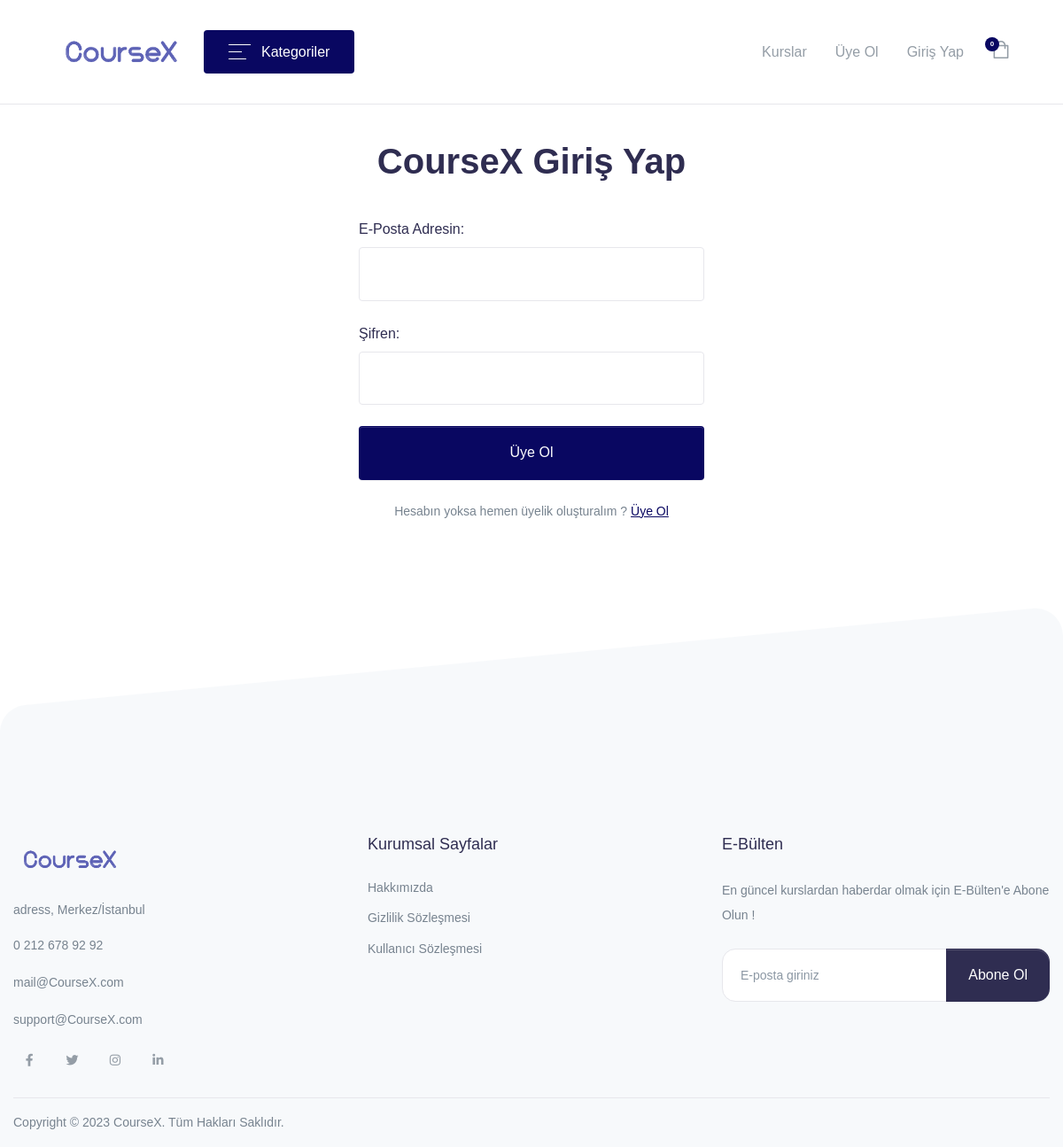
Screenshot of /CourseX/Login.php with the database file from the repository.
### tables this page shows
CREATE TABLE `tblsettings` (
  `tblSettingId` int(1) NOT NULL,
  `tblSettingTitle` varchar(250) NOT NULL,
  `tblSettingDescription` text NOT NULL,
  `tblSettingLogoUrl` varchar(100) NOT NULL,
  `tblSettingCompanyTitle` varchar(50) NOT NULL,
  `tblSettingEmail` varchar(50) NOT NULL,
  `tblSettingSupportEmail` varchar(50) NOT NULL,
  `tblSettingPhone` varchar(50) NOT NULL,
  `tblSettingGsm` varchar(50) NOT NULL,
  `tblSettingAddress` varchar(250) NOT NULL,
  `tblSettingCity` varchar(50) NOT NULL,
  `tblSettingDistrict` varchar(50) NOT NULL,
  `tblSettingSmtpUser` varchar(50) NOT NULL,
  `tblSettingSmtpPassword` varchar(50) NOT NULL,
  `tblSettingSmtpPort` varchar(50) NOT NULL,
  `tblSettingSmtpHost` varchar(50) NOT NULL,
  `tblSettingFacebook` varchar(50) NOT NULL,
  `tblSettingInstagram` varchar(50) NOT NULL,
  `tblSettingTwitter` varchar(50) NOT NULL,
  `tblSettingLinkedin` varchar(50) NOT NULL,
  `tblSettingYoutube` varchar(50) NOT NULL,
  `tblSettingSiteControl` enum('ACTIVE','INACTIVE') NOT NULL
);

CREATE TABLE `tblpages` (
  `tblPageId` int(1) NOT NULL,
  `tblPageTitle` varchar(200) NOT NULL,
  `tblPageSeoUrl` varchar(200) NOT NULL,
  `tblPageDetail` longtext NOT NULL,
  `tblPageArrangement` int(2) NOT NULL,
  `tblPageCreatedDate` datetime NOT NULL DEFAULT CURRENT_TIMESTAMP
);

### CourseX/Queries.php (called while the page is built, shortened)
<?php
require_once("Configuration/Connection.php");
$DefaultId = 1 ;
$GetSettings = $connection->prepare("SELECT * FROM tblsettings WHERE tblSettingId = :Id");
$GetSettings->bindParam(":Id", $DefaultId, PDO::PARAM_INT);
$GetSettings->execute();
$GetSetting=$GetSettings->fetch(PDO::FETCH_ASSOC);
$GetCart = $connection->prepare("SELECT * FROM tblcarts
INNER JOIN tblcourses ON tblcarts.tblCourseId= tblcourses.tblCourseId
WHERE tblcarts.tblStudentId= :tblStudentId
");
?>

### CourseX/Login.php (the view, shortened to what this page needs)
<?php require_once("Header2.php"); ?>
<header class="py-8 py-md-6" style="background-image: none;">
    <div class="container text-center py-xl-2">
        <h1 class="display-4 fw-semi-bold mb-0"><?php echo $GetSetting["tblSettingCompanyTitle"]; ?> Giriş Yap</h1>
    </div>
</header>
<div class="container mb-11">
    <div class="row gx-0">
        <div class="col-md-7 col-xl-4 mx-auto" id="Login">
            <form class="mb-5">
                <div class="form-group mb-5">
                    <label for="modalSignupEmail1">
                    </label>
                    <input type="email" class="form-control" v-model="Email">
                </div>
                <div class="form-group mb-5">
                    <label for="modalSignupPassword3">
                    </label>
                    <input type="password" class="form-control" v-model="Password">
                </div>
                <a class="btn btn-block btn-primary" @click="Login()">
                </a>
            </form>
            <p class="mb-0 font-size-sm text-center">
                Hesabın yoksa hemen üyelik oluşturalım ? <a class="text-underline" href="Register">Üye Ol</a>
            </p>
        </div>
    </div>
</div>
<?php require_once("Footer.php"); ?>

### CourseX/Header2.php (shortened to what this page needs)
<?php
require_once("Queries.php");
?>
<!doctype html>
<html lang="en">
<head>
    <link rel="stylesheet" href="assets/fonts/fontawesome/fontawesome.css">
    <link rel="stylesheet" href="assets/libs/%40fancyapps/fancybox/dist/jquery.fancybox.min.css">
    <link rel="stylesheet" href="assets/libs/aos/dist/aos.css">
    <link rel="stylesheet" href="assets/libs/choices.js/public/assets/styles/choices.min.css">
    <link rel="stylesheet" href="assets/libs/flickity-fade/flickity-fade.css">
    <link rel="stylesheet" href="assets/libs/flickity/dist/flickity.min.css">
    <link rel="stylesheet" href="assets/libs/highlightjs/styles/vs2015.css">
    <link rel="stylesheet" href="assets/libs/jarallax/dist/jarallax.css">
    <link rel="stylesheet" href="assets/libs/quill/dist/quill.core.css">
    <link rel="stylesheet" href="assets/css/sweetalert2.min.css">
    <link rel="stylesheet" href="assets/css/theme.min.css">
</head>
<body class="bg-white">
    <header class="navbar navbar-expand-xl navbar-light bg-white border-bottom py-2 py-xl-4">
        <div class="container-fluid">
            <a class="navbar-brand me-0" href="Home">
                <img src="<?php echo $GetSetting["tblSettingLogoUrl"] ?>" class="navbar-brand-img" alt="...">
            </a>
            <ul class="navbar-nav navbar-vertical ms-xl-4 d-none d-xl-flex">
                <li class="nav-item dropdown">
                    <a class="nav-link pb-4 mb-n4 px-0 pt-0" id="navbarVerticalMenu" data-bs-toggle="dropdown" href="#"
                        aria-haspopup="true" aria-expanded="false">
                        <div class="bg-primary rounded py-3 px-5 d-flex align-items-center">
                            <div class="me-3 ms-1 d-flex text-white">
                                <svg width="25" height="17" viewbox="0 0 25 17" xmlns="http://www.w3.org/2000/svg">
                                    <rect width="25" height="1" fill="currentColor"></rect>
                                    <rect y="8" width="15" height="1" fill="currentColor"></rect>
                                    <rect y="16" width="20" height="1" fill="currentColor"></rect>
                                </svg>
                            </div>
                            <span class="text-white fw-medium me-1">Kategoriler</span>
                        </div>
                    </a>
                </li>
            </ul>
            <ul class="navbar-nav flex-row ms-auto ms-xl-0 me-n2 me-md-n4">
                <li class="nav-item border-0 px-0">
                    <a href="Courses" class="nav-link d-flex px-3 px-md-4 text-secondary icon-xs">
                        Kurslar
                    </a>
                </li>
                <?php
                if (empty($_SESSION["StudentEmail"])) { ?>
                <li class="nav-item border-0 px-0">
                    <a href="Register" class="nav-link d-flex px-3 px-md-4 text-secondary icon-xs" >
                        Üye Ol
                    </a>
                </li>
                <li class="nav-item border-0 px-0">
                    <a href="Login" class="nav-link d-flex px-3 px-md-4 text-secondary icon-xs">
                        Giriş Yap
                    </a>
                </li>
                <?php } ?>
                <li class="nav-item border-0 px-0">
                    <a href="#" class="nav-link d-flex px-3 px-md-4 position-relative text-secondary icon-xs"
                        data-bs-toggle="modal" data-bs-target="#cartModal">
                        <span class="badge badge-primary rounded-circle fw-bold badge-float mt-n1 ms-n2 px-0 w-16"
                            style="font-size: 8px;"><?php echo $GetCart->rowCount(); ?></span>
                    </a>
                </li>
            </ul>
        </div>
    </header>

### CourseX/Footer.php (shortened to what this page needs)
<footer class="pt-8 pt-md-13 pt-xl-15 position-relative bg-light">
    <div class="shape shape-blur mb-n-1 shape-top shape-flip-both svg-shim text-white mt-n-1">
        <svg viewbox="0 0 1920 230" fill="none" xmlns="http://www.w3.org/2000/svg">
            <path fill="currentColor"
                d="M0,229l1920,0V-0.4c0,25.8-19.6,47.3-45.2,49.8L54.8,223.8C25.4,226.6,0,203.5,0,174V229z">
            </path>
        </svg>
    </div>
    <div class="container">
        <div class="row" id="accordionFooter">
            <div class="col-12 col-md-4 col-lg-4">
                <img src="<?php echo $GetSetting["tblSettingLogoUrl"]; ?>"
                    alt="<?php echo $GetSetting["tblSettingTitle"]; ?>" class="footer-brand img-fluid mb-4 h-60p">
                <p class="text-gray-800 mb-4 font-size-sm-alone">
                    <?php echo $GetSetting["tblSettingAddress"]; ?>,
                    <?php echo $GetSetting["tblSettingDistrict"]."/".$GetSetting["tblSettingCity"]; ?>
                </p>
                <div class="mb-4">
                    <a href="tel:1234567890"
                        class="text-gray-800 font-size-sm-alone"><?php echo $GetSetting["tblSettingPhone"]; ?></a>
                </div>
                <div class="mb-4">
                    <a href="mailto:<?php echo $GetSetting["tblSettingEmail"]; ?>"
                        class="text-gray-800 font-size-sm-alone"><?php echo $GetSetting["tblSettingEmail"]; ?></a>
                </div>
                <div class="mb-4">
                    <a href="mailto:<?php echo $GetSetting["tblSettingSupportEmail"]; ?>"
                        class="text-gray-800 font-size-sm-alone"><?php echo $GetSetting["tblSettingSupportEmail"]; ?></a>
                </div>
                <ul class="list-unstyled list-inline list-social mb-4 mb-md-0">
                    <li class="list-inline-item list-social-item">
                        <a href="https://facebook.com/<?php echo $GetSetting["tblSettingFacebook"]; ?>"
                            class="text-secondary font-size-sm w-36 h-36 shadow-dark-hover d-flex align-items-center justify-content-center rounded-circle border-hover">
                            <i class="fab fa-facebook-f"></i>
                        </a>
                    </li>
                    <li class="list-inline-item list-social-item">
                        <a href="https://twitter.com/<?php echo $GetSetting["tblSettingTwitter"]; ?>"
                            class="text-secondary font-size-sm w-36 h-36 shadow-dark-hover d-flex align-items-center justify-content-center rounded-circle border-hover">
                            <i class="fab fa-twitter"></i>
                        </a>
                    </li>
                    <li class="list-inline-item list-social-item">
                        <a href="https://instagram.com/<?php echo $GetSetting["tblSettingInstagram"]; ?>"
                            class="text-secondary font-size-sm w-36 h-36 shadow-dark-hover d-flex align-items-center justify-content-center rounded-circle border-hover">
                            <i class="fab fa-instagram"></i>
                        </a>
                    </li>
                    <li class="list-inline-item list-social-item">
                        <a href="https://facebook.com/company/<?php echo $GetSetting["tblSettingLinkedin"]; ?>"
                            class="text-secondary font-size-sm w-36 h-36 shadow-dark-hover d-flex align-items-center justify-content-center rounded-circle border-hover">
                            <i class="fab fa-linkedin-in"></i>
                        </a>
                    </li>
                </ul>
            </div>
            <div class="col-12 col-md-4 col-lg-4">
                <div class="mb-5 mb-xl-0 footer-accordion">
                    <div id="widgetOne">
                        <h5 class="mb-5">
                            <button class="text-dark fw-medium footer-accordion-toggle d-flex align-items-center"
                                type="button" data-bs-toggle="collapse" data-bs-target="#widgetcollapseOne"
                                aria-expanded="true" aria-controls="widgetcollapseOne">
                                Kurumsal Sayfalar
                            </button>
                        </h5>
                    </div>
                    <div id="widgetcollapseOne" class="collapse show" aria-labelledby="widgetOne"
                        data-parent="#accordionFooter">
                        <ul class="list-unstyled text-gray-800 font-size-sm-alone mb-6 mb-md-8 mb-lg-0">
                            <?php
                        $GetPages = $connection->prepare("SELECT * FROM tblpages ORDER BY tblPageArrangement ASC");
                        $GetPages->execute();
                        foreach ($GetPages->fetchAll() as $GetPage) { ?>
                            <li class="mb-3">
                                <a href="sayfa-<?php echo $GetPage["tblPageSeoUrl"] . "-" . $GetPage["tblPageId"]; ?>" class="text-reset">
                                  <?php echo $GetPage["tblPageTitle"]; ?>
                                </a>
                            </li>
                            <?php } ?>
                        </ul>
                    </div>
                </div>
            </div>
            <div class="col-12 col-md-8 offset-md-4 offset-lg-0 col-lg-4">
                <div class="mb-5 mb-xl-0 footer-accordion">
                    <div id="widgetThree">
                        <h5 class="mb-5">
                            <button class="text-dark fw-medium footer-accordion-toggle d-flex align-items-center"
                                type="button" data-bs-toggle="collapse" data-bs-target="#widgetcollapseThree"
                                aria-expanded="false" aria-controls="widgetcollapseThree">
                                E-Bülten
                            </button>
                        </h5>
                    </div>
                    <div id="newsletter" class="collapse" aria-labelledby="widgetThree" data-parent="#accordionFooter">
                        <p class="font-size-sm-alone text-gray-800 line-height-lg mb-5">En güncel kurslardan haberdar
                            olmak için E-Bülten'e Abone Olun !</p>
                        <form>
                            <div class="input-group">
                                <input type="text" class="form-control rounded-left-xl placeholder-1"
                                    placeholder="E-posta giriniz" aria-label="E-posta giriniz"
                                    aria-describedby="button-addon2" v-model="newsletterEmail">
                                <div class="input-group-append">
                                    <a class="btn btn-dark px-5 rounded-right-xl" @click="addNewsletter()">Abone Ol</a>
                                </div>
                            </div>
                        </form>
                    </div>
                </div>
            </div>
            <div class="col-12 mt-md-5">
                <div
                    class="border-top pb-6 pt-6 py-md-4 text-center text-xl-start d-flex flex-column d-md-block d-xl-flex flex-xl-row align-items-center">
                    <p
                        class="text-gray-800 font-size-sm-alone d-block mb-0 mb-md-2 mb-xl-0 order-1 order-md-0 px-9 px-md-0">
                        Copyright © 2023 <?php echo $GetSetting["tblSettingCompanyTitle"]; ?>. Tüm Hakları Saklıdır.</p>
                </div>
            </div>
        </div>
    </div>
</footer>
</body>
</html>

### rows the page displays
tblsettings: tblSettingLogoUrl (picture), tblSettingCompanyTitle "CourseX", tblSettingLogoUrl+tblSettingTitle (picture), tblSettingAddress "adress", tblSettingDistrict "Merkez", tblSettingCity "İstanbul", tblSettingPhone "0 212 678 92 92", tblSettingEmail "mail@CourseX.com", tblSettingSupportEmail "support@CourseX.com"
tblpages: tblPageTitle "Hakkımızda"
tblpages: tblPageTitle "Gizlilik Sözleşmesi"
tblpages: tblPageTitle "Kullanıcı Sözleşmesi"

### other values shown
$GetCart->rowCount() "0"
